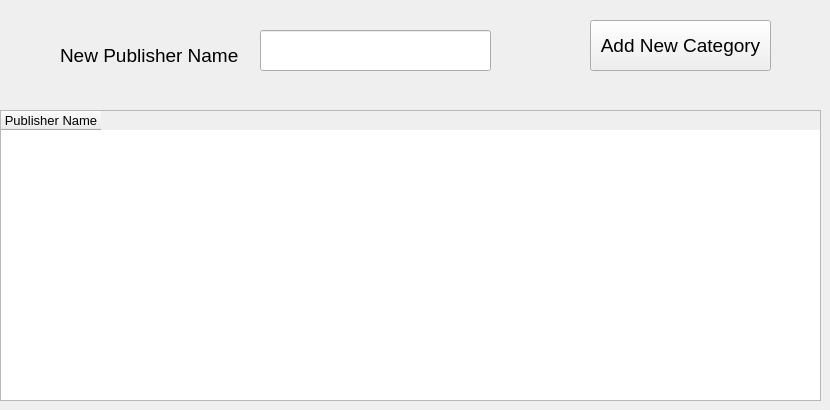
      <widget class="QWidget" name="tab_11">
       <attribute name="title">
        <string>Publisher</string>
       </attribute>
       <widget class="QTableWidget" name="tableWidget_4">
        <property name="geometry">
         <rect>
          <x>0</x>
          <y>110</y>
          <width>821</width>
          <height>291</height>
         </rect>
        </property>
        <property name="font">
         <font>
          <pointsize>10</pointsize>
         </font>
        </property>
        <column>
         <property name="text">
          <string>Publisher Name</string>
         </property>
        </column>
       </widget>
       <widget class="QLineEdit" name="lineEdit_26">
        <property name="geometry">
         <rect>
          <x>260</x>
          <y>30</y>
          <width>231</width>
          <height>41</height>
         </rect>
        </property>
       </widget>
       <widget class="QLabel" name="label_36">
        <property name="geometry">
         <rect>
          <x>60</x>
          <y>40</y>
          <width>181</width>
          <height>31</height>
         </rect>
        </property>
        <property name="font">
         <font>
          <pointsize>14</pointsize>
         </font>
        </property>
        <property name="text">
         <string>New Publisher Name</string>
        </property>
       </widget>
       <widget class="QPushButton" name="pushButton_17">
        <property name="geometry">
         <rect>
          <x>590</x>
          <y>20</y>
          <width>181</width>
          <height>51</height>
         </rect>
        </property>
        <property name="font">
         <font>
          <pointsize>14</pointsize>
         </font>
        </property>
        <property name="text">
         <string>Add New Category</string>
        </property>
       </widget>
      </widget>
